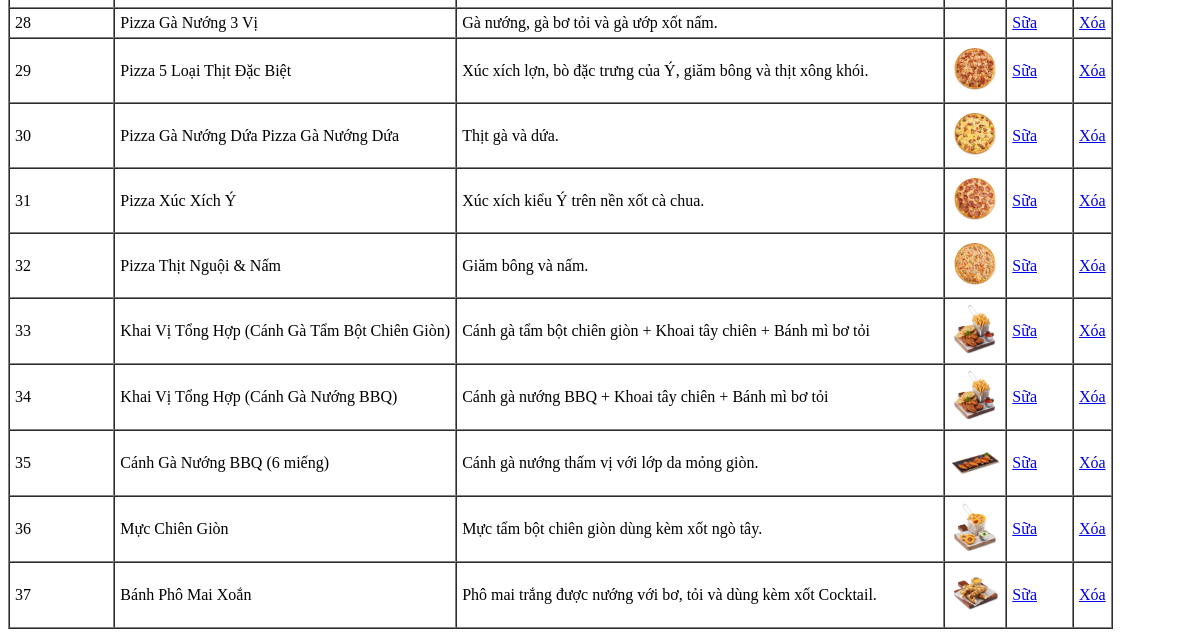
The app's page /admin/indexadmin.php (signed in, lower part), older data.
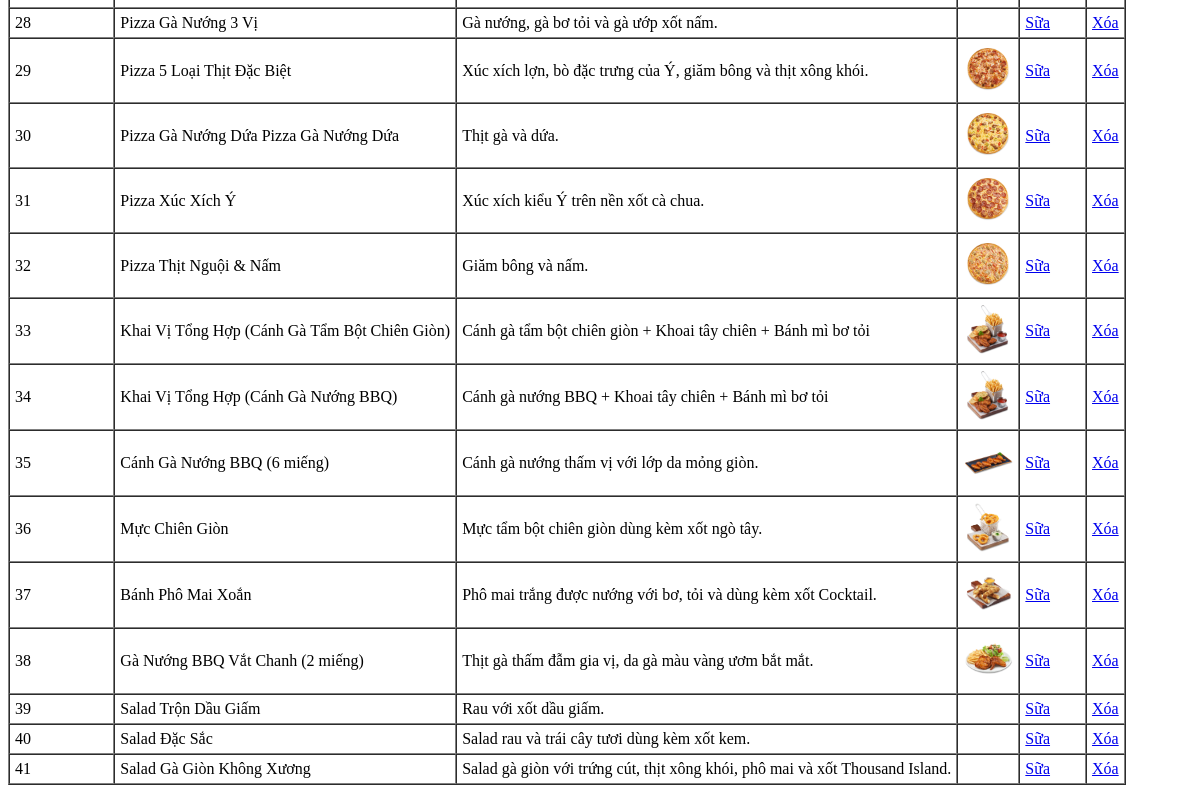
The same page, newer data.
### tables this page shows
CREATE TABLE `sanpham` (
  `MaSP` int(11) NOT NULL,
  `TenSP` varchar(100) NOT NULL,
  `MoTa` text DEFAULT NULL,
  `Anh` varchar(255) DEFAULT NULL,
  `MaLoai` int(11) NOT NULL,
  `NgayThem` date NOT NULL DEFAULT current_timestamp()
);

### admin/indexadmin.php (the view, shortened to what this page needs)
<?php
require "../includes/db_connect.php";
$sql="select * from sanpham";
$kq=mysqli_query($ketnoi,$sql);
?>
<!DOCTYPE html>
<html lang="en">
<head>
</head>
<body>
    <form action="" method="post">
        <table border="1" cellspacing="0" cellpadding="5">
            <?php
        foreach($kq as $value ){
?>
            <tr>
                <td><?php echo $value["MaSP"] ?></td>
                <td><?php echo $value["TenSP"] ?></td>
                <td><?php echo $value["MoTa"] ?></td>
                <td><img src="../<?php echo $value["Anh"] ?>" alt="" width="50px" height="auto"></td>
                <td><a href="update_product.php?ma=<?php echo $value["MaSP"] ?>">Sữa </a></td>
                <td><a href="./process/delete.php?id=<?php echo $value["MaSP"]?>"
                        onclick="return confirm('Bạn có chắc chắn muốn xóa sản phẩm này không?');">Xóa </a></td>
            </tr>
            <?php } ?>
        </table>
    </form>
</body>
</html>

Row changes from the older to the newer data that the page shows:
added sanpham: MaSP "38", TenSP "Gà Nướng BBQ Vắt Chanh (2 miếng)", MoTa "Thịt gà thấm đẫm gia vị, da gà màu vàng ươm bắt mắt.", Anh (picture)
added sanpham: MaSP "39", TenSP "Salad Trộn Dầu Giấm", MoTa "Rau với xốt dầu giấm."
added sanpham: MaSP "40", TenSP "Salad Đặc Sắc", MoTa "Salad rau và trái cây tươi dùng kèm xốt kem."
added sanpham: MaSP "41", TenSP "Salad Gà Giòn Không Xương", MoTa "Salad gà giòn với trứng cút, thịt xông khói, phô mai và xốt Thousand Island."
